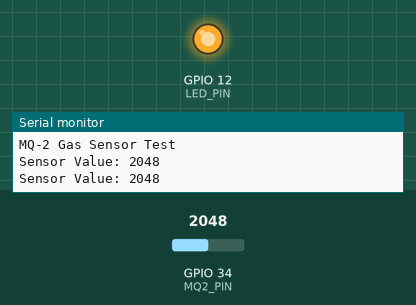
The sketch below on a simulated ESP32. On the bench: output pins drawn as LEDs (lit = HIGH), the last lines printed to the serial monitor. Inputs (shaded band) come from the test bench; at power-on: GPIO 34 (MQ2_PIN) = 2048.

Above: at 1.8 s.
1.9 s: GPIO 34 (MQ2_PIN) set to 1032
3.4 s: GPIO 34 (MQ2_PIN) set to 961
At 5.0 s:
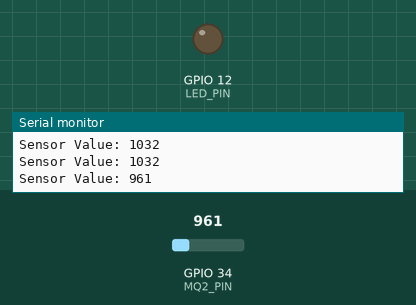
5.5 s: GPIO 34 (MQ2_PIN) set to 1040
At 6.5 s:
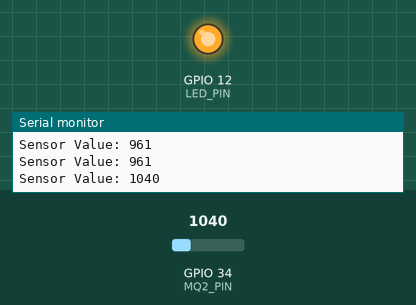
7.5 s: GPIO 34 (MQ2_PIN) set to 960
At 9.3 s:
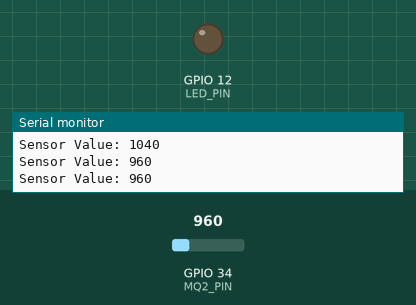
Timing chart, 0 to 10.5 s (numbered marks = the images above; inputs shaded):
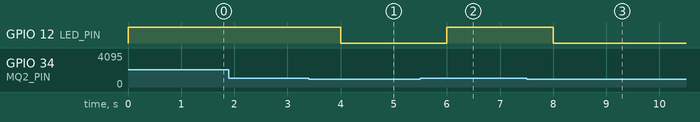

Measured:
- the behaviour switches between 1001 and 1000 on GPIO 34 (MQ2_PIN) (found by bisection; images 0 and 1)
- after the input at 3.4 s, GPIO 12 (LED_PIN): HIGH → LOW after 0.60 s
- after the input at 5.5 s, GPIO 12 (LED_PIN): LOW → HIGH after 0.50 s
- after the input at 7.5 s, GPIO 12 (LED_PIN): HIGH → LOW after 0.50 s

The sketch:

MQ-2.ino
```cpp
#define MQ2_PIN 34 // Or your chosen analog pin
#define LED_PIN 12 // For optional LED

void setup() {
  Serial.begin(115200); // Start serial communication
  pinMode(MQ2_PIN, INPUT);
  pinMode(LED_PIN, OUTPUT);
  Serial.println("MQ-2 Gas Sensor Test");
}

void loop() {
  int sensorValue = analogRead(MQ2_PIN); // Read analog value (0-4095 for ESP32)
  Serial.print("Sensor Value: ");
  Serial.println(sensorValue);

  // Simple Alarm Logic
  if (sensorValue > 1000) { // Adjust this threshold later
    digitalWrite(LED_PIN, HIGH); // Turn on LED
  } else {
    digitalWrite(LED_PIN, LOW);  // Turn off LED
  }

  delay(1000); // Wait for a second
}
```
